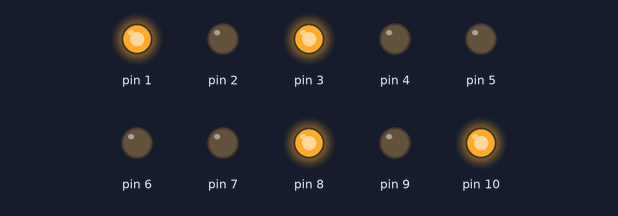
This sketch was run on a simulated Arduino Uno, built with avr-gcc and run on an emulated ATmega328P. Parts: output pins drawn as LEDs (lit = HIGH).

Above: at 0.5 s.
At 1.5 s:
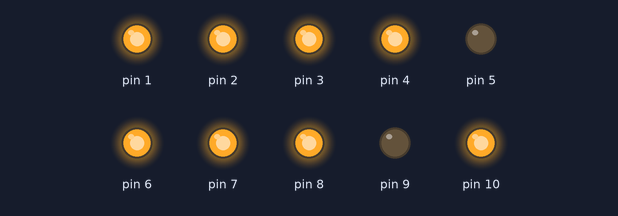
At 2.5 s:
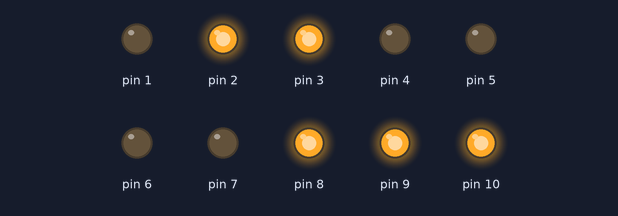
At 4.5 s:
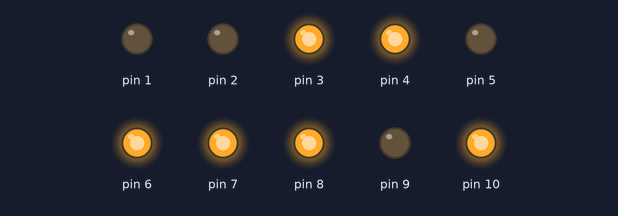
At 6.5 s:
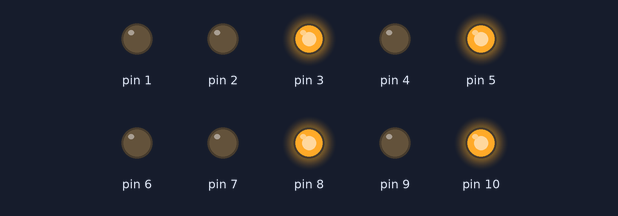
At 9.5 s:
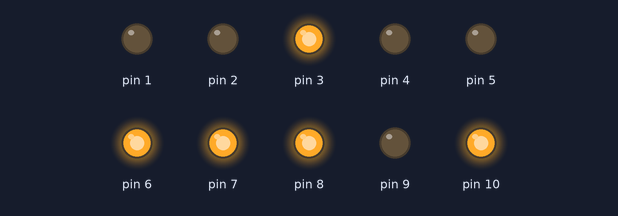
Timing chart, 0 to 11.5 s (numbered marks = the images above):
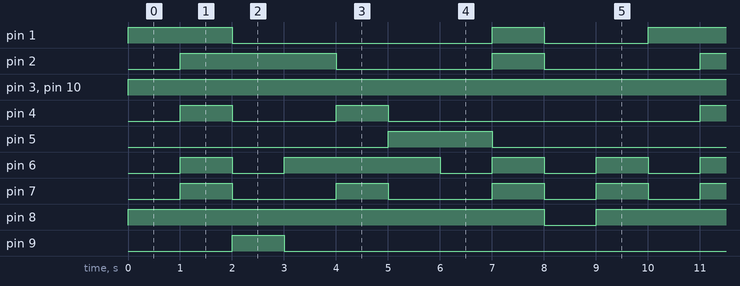

The sketch:

counter.ino
```cpp
int number[10][10] = {
  {0,1,0,1,1,1,1,0,1},
  {0,0,0,0,1,0,0,0,1},
  {1,0,0,1,1,1,1,0,0},
  {1,0,0,1,1,0,1,0,1},
  {1,1,0,0,1,0,0,0,1},
  {1,1,0,1,0,0,1,0,1},
  {1,1,0,1,0,1,1,0,1},
  {0,0,0,1,1,0,0,0,1},
  {1,1,0,1,1,1,1,1,1},
  {1,1,0,1,1,0,0,0,1},
}; // Declaring the arrays corresponding to numbers from 0 to 9

void setup() {
  for (int i = 1; i <= 10; i++) {
    pinMode(i, OUTPUT);
  }
}

void loop() {
  for (int j = 0; j <= 9;  j++) { // j = current number displayed
    for (int i = 1; i <= 10; i++) { // i = array element being used
      digitalWrite(i,1 - number[j][i-1]);
    }
    delay(1000); // Pause 1 sec
  }
}
```

Measured:
- by itself, pin 1: repeats every 10.0 s: LOW 5.0 s, HIGH 1.0 s, LOW 2.0 s, HIGH 2.0 s
- by itself, pin 2: repeats every 10.0 s: LOW 3.0 s, HIGH 1.0 s, LOW 3.0 s, HIGH 3.0 s
- by itself, pin 3, pin 10: LOW → HIGH at 0.00 s
- by itself, pin 4: repeats every 10.0 s: LOW 2.0 s, HIGH 1.0 s, LOW 6.0 s, HIGH 1.0 s
- by itself, pin 5: alternates HIGH for 2.0 s and LOW for 8.0 s
- by itself, pin 6: repeats every 10.0 s: LOW 1.0 s, HIGH 3.0 s, 3 × (LOW 1.0 s, HIGH 1.0 s)
- by itself, pin 7: repeats every 10.0 s: 2 × (LOW 2.0 s, HIGH 1.0 s), 2 × (LOW 1.0 s, HIGH 1.0 s)
- by itself, pin 8: alternates HIGH for 9.0 s and LOW for 1.0 s
